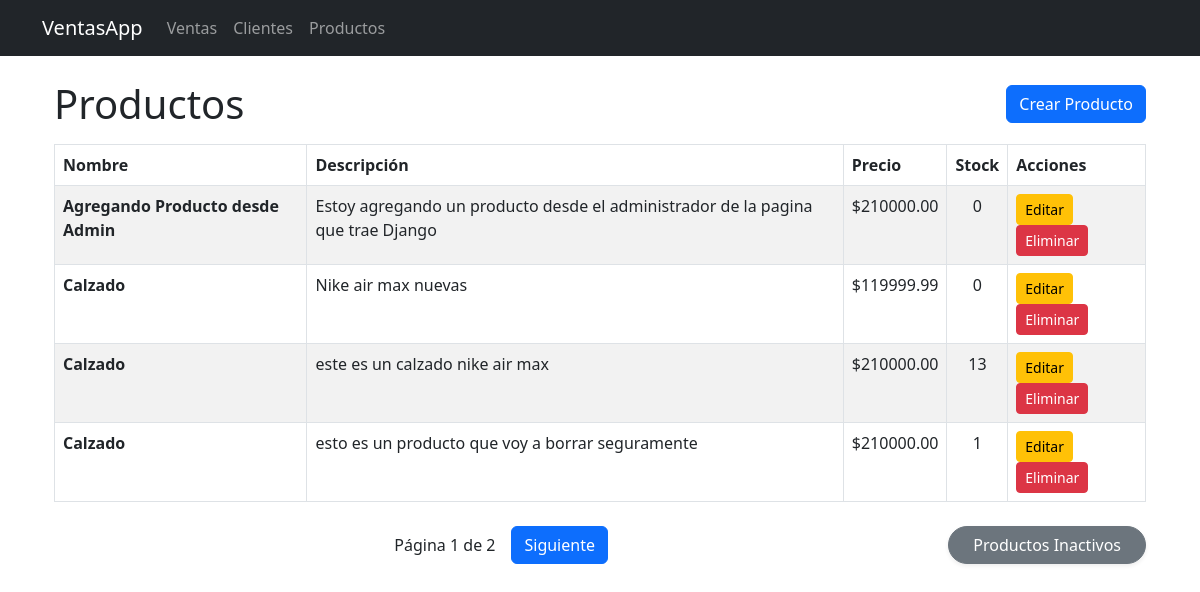
/productos/, run on the app's committed database.
### productos/models.py (models this page shows, shortened)
class Producto(models.Model):
    nombre = models.CharField(max_length=100)
    descripcion = models.TextField(blank=True, null=True)
    precio = models.DecimalField(max_digits=10, decimal_places=2)
    stock = models.PositiveIntegerField(default=0)
    creado_en = models.DateTimeField(auto_now_add=True)
    actualizado_en = models.DateTimeField(auto_now=True)
    activo = models.BooleanField(default=True)

### productos/views.py (the view)
# urls.py: path('productos/', views.lista_productos, name='lista_productos'),
def lista_productos(request):
    lista_productos = Producto.objects.filter(activo=True).order_by('nombre')
    paginator = Paginator(lista_productos, 4)  # Mostrar 4 productos por página
    num_pagina = request.GET.get('page') or 1  # Obtener el número de página de la solicitud, por defecto es 1
    pagina_actual = paginator.get_page(num_pagina)
    return render(request, 'productos/lista_productos.html', {'pagina_actual': pagina_actual})

### productos/templates/productos/lista_productos.html (shortened to what this page needs)
{% extends 'base.html' %}
{% block content %}
<div class="container mt-4">
    <div class="d-flex justify-content-between align-items-center mb-3">
        <h1 class="mb-0">Productos</h1>
        <a href="{% url 'crear_producto' %}" class="btn btn-primary">Crear Producto</a>
    </div>
    {% if pagina_actual.object_list %}
    <table class="table table-striped table-bordered">
        <thead>
            <tr>
                <th>Nombre</th>
                <th>Descripción</th>
                <th>Precio</th>
                <th class="text-center">Stock</th>
                <th>Acciones</th>
            </tr>
        </thead>
        <tbody>
            {% for producto in pagina_actual.object_list %}
            <tr>
                <td><strong>{{ producto.nombre }}</strong></td>
                <td>{{ producto.descripcion }}</td>
                <td>${{ producto.precio }}</td>
                <td class="text-center">{{ producto.stock }}</td>
                <td>
                    <a href="{% url 'editar_producto' producto.id %}" class="btn btn-sm btn-warning">Editar</a>
                    <a href="{% url 'eliminar_producto' producto.id %}" class="btn btn-sm btn-danger">Eliminar</a>
                </td>
            </tr>
            {% endfor %}
        </tbody>
    </table>
    {% else %}
        <div class="alert alert-info">No hay productos Inactivos.</div>
    {% endif %}
    <div class="mt-4 d-flex justify-content-between align-items-center">
        <div style="flex-grow:1; display:flex; justify-content:center; align-items:center; gap:1rem;">
            <span>Página {{ pagina_actual.number }} de {{ pagina_actual.paginator.num_pages }}</span>
            {% if pagina_actual.has_next %}
                <a href="?page={{ pagina_actual.next_page_number }}" class="btn btn-primary">Siguiente</a>
            {% endif %}
        </div>
        <a href="{% url 'productos_inactivos' %}" class="btn btn-secondary rounded-pill px-4 shadow-sm">
            Productos Inactivos
        </a>
    </div>
</div>
{% endblock %}

### data on the page
Producto: nombre "Agregando Producto desde Admin", descripcion "Estoy agregando un producto desde el administrador de la pagina que trae Django", precio "210000.00", stock "0"
Producto: nombre "Calzado", descripcion "Nike air max nuevas", precio "119999.99", stock "0"
Producto: nombre "Calzado", descripcion "este es un calzado nike air max", precio "210000.00", stock "13"
Producto: nombre "Calzado", descripcion "esto es un producto que voy a borrar seguramente", precio "210000.00", stock "1"

### other printed values
{{ pagina_actual.number }} "1"
{{ pagina_actual.paginator.num_pages }} "2"
